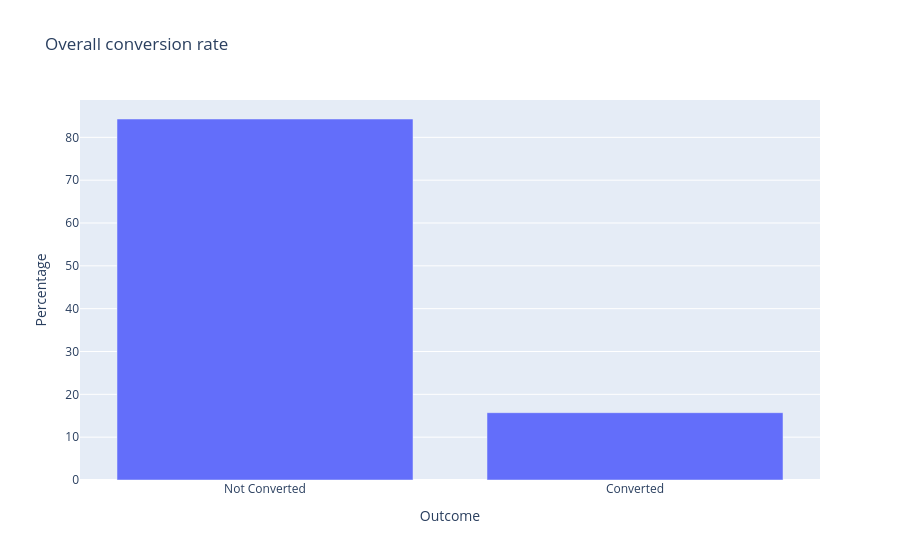

The code cell stored with this chart in its notebook:
### Code cell
figure = px.bar(x = ["Not Converted", "Converted"], y = [ conversion_rate[0], conversion_rate[1]], labels = {"x": "Outcome", "y": "Percentage"}, title = "Overall conversion rate")
figure.show()
print("Overall conversion rate: ", conversion_rate[1], "%")

### Figure 1 — Plotly figure (JSON) as saved in the notebook; plotly's stock layout.template omitted (floating-point values rounded to 4 significant figures)
{"data": [{"alignmentgroup": "True", "hovertemplate": "Outcome=%{x}<br>Percentage=%{y}<extra></extra>", "legendgroup": "", "marker": {"color": "#636efa", "pattern": {"shape": ""}}, "name": "", "offsetgroup": "", "orientation": "v", "showlegend": false, "textposition": "auto", "type": "bar", "x": ["Not Converted", "Converted"], "xaxis": "x", "y": [84.28, 15.72], "yaxis": "y"}], "layout": {"barmode": "relative", "legend": {"tracegroupgap": 0}, "title": {"text": "Overall conversion rate"}, "xaxis": {"anchor": "y", "domain": [0, 1], "title": {"text": "Outcome"}}, "yaxis": {"anchor": "x", "domain": [0, 1], "title": {"text": "Percentage"}}}}
